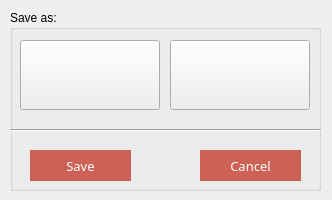
<?xml version="1.0" encoding="UTF-8"?>
<ui version="4.0">
 <class>FormTools</class>
 <widget class="QWidget" name="FormTools">
  <property name="geometry">
   <rect>
    <x>0</x>
    <y>0</y>
    <width>332</width>
    <height>200</height>
   </rect>
  </property>
  <property name="minimumSize">
   <size>
    <width>330</width>
    <height>200</height>
   </size>
  </property>
  <property name="windowTitle">
   <string>Tools</string>
  </property>
  <property name="styleSheet">
   <string notr="true"/>
  </property>
  <widget class="QGroupBox" name="groupBox">
   <property name="geometry">
    <rect>
     <x>10</x>
     <y>10</y>
     <width>311</width>
     <height>181</height>
    </rect>
   </property>
   <property name="styleSheet">
    <string notr="true"/>
   </property>
   <property name="title">
    <string>Save as:</string>
   </property>
   <widget class="QPushButton" name="BtnPdf">
    <property name="geometry">
     <rect>
      <x>10</x>
      <y>30</y>
      <width>140</width>
      <height>70</height>
     </rect>
    </property>
    <property name="layoutDirection">
     <enum>Qt::LeftToRight</enum>
    </property>
    <property name="styleSheet">
     <string notr="true"/>
    </property>
    <property name="text">
     <string/>
    </property>
    <property name="icon">
     <iconset>
      <normaloff>../Assets/Images/IMG-Pdf.png</normaloff>../Assets/Images/IMG-Pdf.png</iconset>
    </property>
    <property name="iconSize">
     <size>
      <width>50</width>
      <height>50</height>
     </size>
    </property>
    <property name="checkable">
     <bool>true</bool>
    </property>
    <property name="checked">
     <bool>false</bool>
    </property>
   </widget>
   <widget class="QPushButton" name="BtnWord">
    <property name="geometry">
     <rect>
      <x>160</x>
      <y>30</y>
      <width>140</width>
      <height>70</height>
     </rect>
    </property>
    <property name="styleSheet">
     <string notr="true"/>
    </property>
    <property name="text">
     <string/>
    </property>
    <property name="icon">
     <iconset>
      <normaloff>../Assets/Images/IMG-Word.png</normaloff>../Assets/Images/IMG-Word.png</iconset>
    </property>
    <property name="iconSize">
     <size>
      <width>50</width>
      <height>50</height>
     </size>
    </property>
    <property name="checkable">
     <bool>true</bool>
    </property>
   </widget>
   <widget class="QPushButton" name="BtnCancel">
    <property name="geometry">
     <rect>
      <x>190</x>
      <y>140</y>
      <width>101</width>
      <height>31</height>
     </rect>
    </property>
    <property name="font">
     <font>
      <family>Century Gothic</family>
      <pointsize>10</pointsize>
     </font>
    </property>
    <property name="styleSheet">
     <string notr="true">QPushButton{color:white;background-color: rgb(205, 97, 85);border:solid 1px black;}
QPushButton:hover{background-color: rgb(229, 152, 102);}
QPushButton:pressed{background-color: rgb(220, 118, 51);}
</string>
    </property>
    <property name="text">
     <string>Cancel</string>
    </property>
   </widget>
   <widget class="QPushButton" name="BtnSave">
    <property name="geometry">
     <rect>
      <x>20</x>
      <y>140</y>
      <width>101</width>
      <height>31</height>
     </rect>
    </property>
    <property name="font">
     <font>
      <family>Century Gothic</family>
      <pointsize>10</pointsize>
     </font>
    </property>
    <property name="styleSheet">
     <string notr="true">QPushButton{color:white;background-color: rgb(205, 97, 85);border:solid 1px black;}
QPushButton:hover{background-color: rgb(229, 152, 102);}
QPushButton:pressed{background-color: rgb(220, 118, 51);}
</string>
    </property>
    <property name="text">
     <string>Save</string>
    </property>
   </widget>
   <widget class="Line" name="line">
    <property name="geometry">
     <rect>
      <x>-3</x>
      <y>110</y>
      <width>321</width>
      <height>20</height>
     </rect>
    </property>
    <property name="orientation">
     <enum>Qt::Horizontal</enum>
    </property>
   </widget>
  </widget>
 </widget>
 <resources/>
 <connections/>
</ui>
